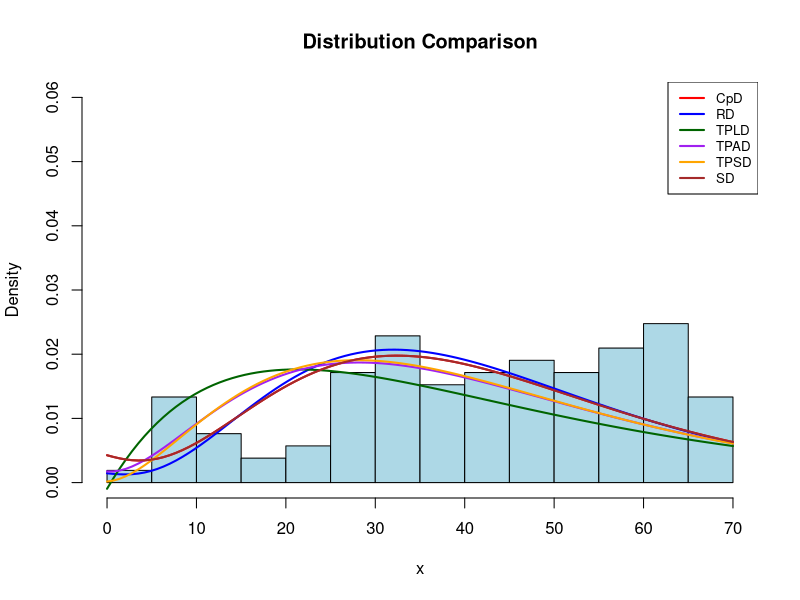

This figure's R source:
library(maxLik)

# Data
datas14 <- c(45,37,14,64,67,58,67,55,64,62,9,65,65,43,13,8,31,30,66,9,10,31,31,31,46,37,46,44,45,30,26,28,45,40,47,53,47,41,39,33,38,26,22,31,46,47,66,61,54,28,9,63,56,9,49,52,58,49,53,63,16,67,61,67,28,17,31,46,52,50,30,33,13,63,54,63,56,32,33,37,7,56,1,67,38,33,22,25,30,34,53,53,41,45,59,59,60,62,14,57,56,57,40,44,63)
datas14 <- na.omit(datas14)
n <- length(datas14)
x <- datas14

# Initial parameters
mean_x <- mean(datas14)
sd_x <- sd(datas14)
starts <- c(eta = 0.1 * sd_x, phi = mean_x / 10)

# Define all log-likelihood functions
llf_CpD <- function(param) {
  eta <- param[1]; phi <- param[2]
  2*n*log(eta) - n*log(phi + eta) + sum(log(1 + (phi*eta^2*x^3)/6)) - eta*sum(x)
}

llf_RD <- function(param) {
  eta <- param[1]; phi <- param[2]
  2*n*log(eta) - n*log(eta + 2*phi + 6) + sum(log(1 + phi*eta*x^2 + eta^2*x^3)) - eta*sum(x)
}

llf_TPLD <- function(param) {
  eta <- param[1]; phi <- param[2]
  2*n*log(eta) - n*log(eta*phi + 1) + sum(log(phi + x)) - eta*sum(x)
}

llf_TPAD <- function(param) {
  eta <- param[1]; phi <- param[2]
  3*n*log(eta) - n*log(phi*eta^2 + 2) + sum(log(phi + x^2)) - eta*sum(x)
}

llf_TPSD <- function(param) {
  eta <- param[1]; phi <- param[2]
  3*n*log(eta) - n*log(eta^2 + phi*eta + 2) + sum(log(1 + phi*x + x^2)) - eta*sum(x)
}

llf_SD <- function(param) {
  eta <- param[1]; phi <- param[2]
  4*n*log(eta) - n*log(eta^4 + 6*phi) + sum(log(eta + phi*x^3)) - eta*sum(x)
}

# Perform MLE for all distributions
fit_dist <- function(llf, name) {
  tryCatch(
    expr = {
      ml <- maxLik(llf, start = starts, method = "BFGS")
      cat("\n---", name, "---\n")
      print(summary(ml))
      return(ml)
    },
    error = function(e) {
      cat("Error fitting", name, ":", e$message, "\n")
      return(NULL)
    }
  )
}

fits <- list(
  CpD = fit_dist(llf_CpD, "CpD"),
  RD = fit_dist(llf_RD, "RD"),
  TPLD = fit_dist(llf_TPLD, "TPLD"),
  TPAD = fit_dist(llf_TPAD, "TPAD"),
  TPSD = fit_dist(llf_TPSD, "TPSD"),
  SD = fit_dist(llf_SD, "SD")
)

# Define PDF functions
f_CpD <- function(x, eta, phi) (eta^2/(phi + eta)) * (1 + (phi*eta^2*x^3)/6) * exp(-eta*x)
f_RD <- function(x, eta, phi) (eta^2/(eta + 2*phi + 6)) * (1 + phi*eta*x^2 + eta^2*x^3) * exp(-eta*x)
f_TPLD <- function(x, eta, phi) (eta^2/(eta*phi + 1)) * (phi + x) * exp(-eta*x)
f_TPAD <- function(x, eta, phi) (eta^3/(phi*eta^2 + 2)) * (phi + x^2) * exp(-eta*x)
f_TPSD <- function(x, eta, phi) (eta^3/(eta^2 + phi*eta + 2)) * (1 + phi*x + x^2) * exp(-eta*x)
f_SD <- function(x, eta, phi) (eta^4/(eta^4 + 6*phi)) * (eta + phi*x^3) * exp(-eta*x)

# Plot histogram and curves
hist(datas14, freq = FALSE, breaks = 20, col = "lightblue",
     main = "Distribution Comparison", xlab = "x", ylim = c(0, 0.06))

colors <- c("red", "blue", "darkgreen", "purple", "orange", "brown")
dist_names <- names(fits)
xseq <- seq(0, max(datas14), length.out = 200)

for(i in seq_along(fits)) {
  if(!is.null(fits[[i]])) {
    params <- coef(fits[[i]])
    curve(get(paste0("f_", dist_names[i]))(x, params["eta"], params["phi"]),
          col = colors[i], lwd = 2, add = TRUE)
  }
}

legend("topright", legend = dist_names, col = colors, lwd = 2, cex = 0.8)
